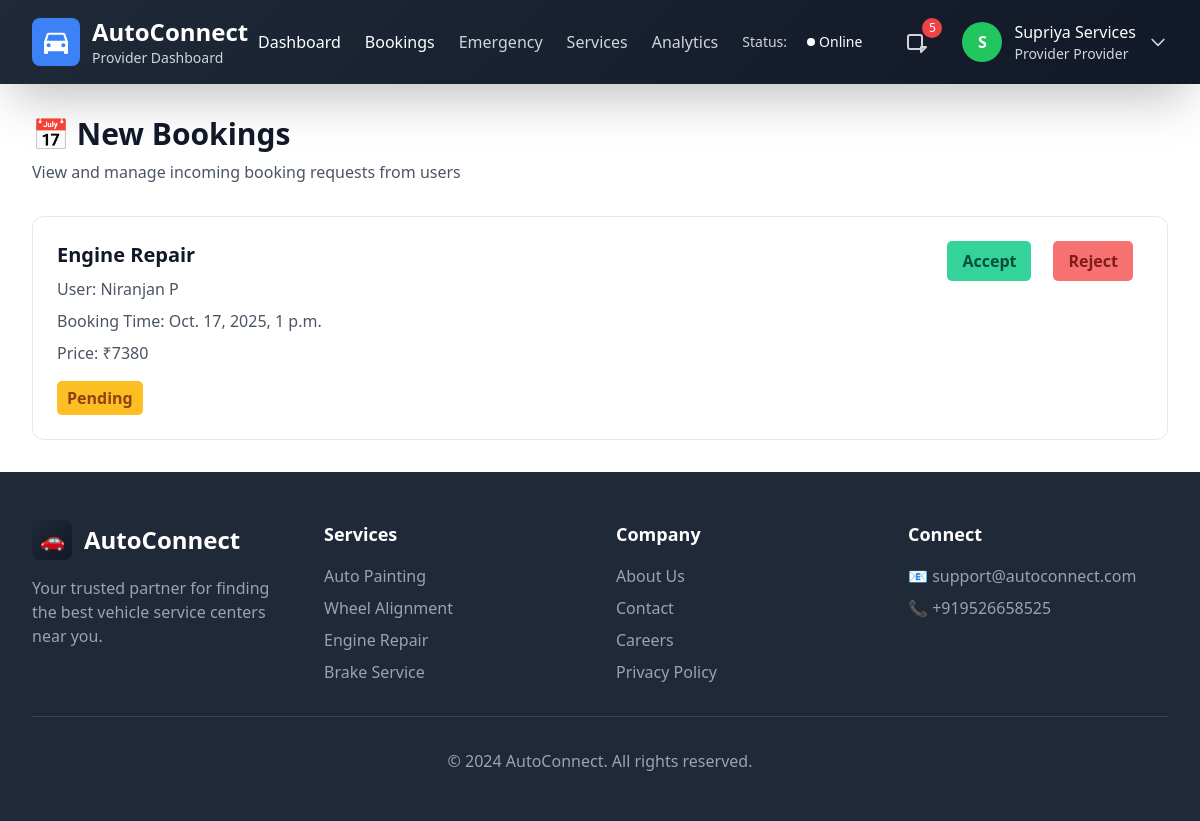
The app's page /new_requests (signed in) with its own data.
### home/models.py (models this page shows, shortened)
class User(AbstractUser):
    role = models.CharField(max_length=50, null=True, default='user')
    pass

class Booking(models.Model):
    user = models.ForeignKey(User, on_delete=models.CASCADE)
    center = models.ForeignKey(ServiceCenter, on_delete=models.CASCADE)
    service_type = models.CharField(max_length=100)
    booking_time = models.DateTimeField()
    price = models.DecimalField(max_digits=10, decimal_places=2, null=True, blank=True)
    status = models.CharField(
        max_length=20,
        choices=[('Pending', 'Pending'), ('Booked', 'Booked'), ('Completed', 'Completed'), ('Cancelled', 'Cancelled')],
        default='Pending'
    )

### home/views.py (the view)
# urls.py: path("new_requests", home.views.new_requests, name="new_requests"),
@login_required
def new_requests(request):
    center = ServiceCenter.objects.get(user=request.user)
    bookings = Booking.objects.filter(center=center, status='Pending')
    conversion_rate = 82.0
    for booking in bookings:
        booking.price_inr = float(booking.price) * conversion_rate
    return render(request, 'new_requests.html', {'bookings': bookings})

### templates/new_requests.html (shortened to what this page needs)
{% load static %}
{% load mathfilters %}
<!DOCTYPE html>
<html lang="en">
<head>
    <script src="https://cdn.tailwindcss.com"></script>
</head>
<body class="bg-white min-h-full">
    <header class="gradient-bg text-white shadow-2xl">
        <div class="max-w-7xl mx-auto px-4 sm:px-6 lg:px-8">
            <div class="flex justify-between items-center py-4">
                <div class="flex items-center space-x-3">
                    <div class="bg-blue-500 p-2 rounded-lg">
                    </div>
                    <div>
                        <h1 class="text-2xl font-bold">AutoConnect</h1>
                        <p class="text-gray-300 text-sm">Provider Dashboard</p>
                    </div>
                </div>
                <div class="flex items-center space-x-6">
                    <nav class="hidden md:flex space-x-6">
                        <a href="{% url 'provider_dashboard' %}" class="text-white hover:text-blue-300 transition-colors">Dashboard</a>
                        <a href="{% url 'new_requests' %}" class="text-white hover:text-blue-300 transition-colors">Bookings</a>
                        <a href="{% url 'provider_emergency' %}" class="text-gray-300 hover:text-white transition-colors">Emergency</a>
                        <a href="{% url 'services_provided' %}" class="text-gray-300 hover:text-white transition-colors">Services</a>
                        <a href="{% url 'service_reports' %}" class="text-gray-300 hover:text-white transition-colors">Analytics</a>
                    </nav>
                    <div class="flex items-center space-x-2">
                        <span class="text-sm text-gray-300">Status:</span>
                        <button class="status-online px-3 py-1 rounded-full text-white text-sm font-medium flex items-center space-x-1">
                            <div class="w-2 h-2 bg-white rounded-full pulse-dot"></div>
                            <span>Online</span>
                        </button>
                    </div>
                    <div class="relative">
                        <button class="relative p-2 text-gray-300 hover:text-white transition-colors">
                            <svg class="w-6 h-6" fill="none" stroke="currentColor" viewBox="0 0 24 24">
                                <path stroke-linecap="round" stroke-linejoin="round" stroke-width="2" d="M15 17h5l-5 5v-5zM4 19h10a2 2 0 002-2V7a2 2 0 00-2-2H4a2 2 0 00-2 2v10a2 2 0 002 2z"/>
                            </svg>
                            <span class="notification-badge absolute -top-1 -right-1 bg-red-500 text-white text-xs rounded-full h-5 w-5 flex items-center justify-center">5</span>
                        </button>
                    </div>
                    <div class="relative">
                        <button id="user-menu-button" class="flex items-center space-x-3 focus:outline-none">
                            <div class="w-10 h-10 bg-green-500 rounded-full flex items-center justify-center">
                                <span class="text-white font-semibold">{{ user.first_name|slice:":1"|upper }}{{ user.last_name|slice:":1"|upper }}</span>
                            </div>
                            <div class="hidden md:block text-left">
                                <p class="text-white font-medium">{{ user.first_name }} {{ user.last_name }}</p>
                                <p class="text-gray-300 text-sm">{{ user.role|title }} Provider</p>
                            </div>
                            <svg class="w-5 h-5 text-gray-300" fill="none" stroke="currentColor" viewBox="0 0 24 24">
                                <path stroke-linecap="round" stroke-linejoin="round" stroke-width="2" d="M19 9l-7 7-7-7"/>
                            </svg>
                        </button>
                    </div>
                </div>
            </div>
        </div>
    </header>
    <main class="max-w-7xl mx-auto px-4 sm:px-6 lg:px-8 py-8">
        <div class="mb-8">
            <h2 class="text-3xl font-bold text-gray-900 mb-2">📅 New Bookings</h2>
            <p class="text-gray-600">View and manage incoming booking requests from users</p>
        </div>
        <div class="space-y-6">
            {% for booking in bookings %}
            <div class="bg-white rounded-xl border border-gray-200 p-6">
                <div class="flex items-start justify-between">
                    <div class="flex-1">
                        <h3 class="text-xl font-semibold text-gray-900 mb-2">{{ booking.service_type }}</h3>
                        <p class="text-gray-600 mb-2">User: {{ booking.user.first_name }} {{ booking.user.last_name }}</p>
                        <p class="text-gray-600 mb-2">Booking Time: {{ booking.booking_time }}</p>
                        <p class="text-gray-600 mb-4">Price: ₹{{ booking.price_inr|floatformat:0 }}</p>
                        <span class="status {% if booking.status == 'Pending' %}pending{% elif booking.status == 'Booked' %}accepted{% else %}rejected{% endif %}">
                            {{ booking.status }}
                        </span>
                    </div>
                    <div class="flex space-x-3">
                        <form method="post" action="{% url 'approve_booking' booking.id %}" style="display:inline;">
                            <button type="submit" class="btn btn-accept">Accept</button>
                        </form>
                        <form method="post" action="{% url 'reject_booking' booking.id %}" style="display:inline;">
                            <button type="submit" class="btn btn-reject">Reject</button>
                        </form>
                    </div>
                </div>
            </div>
            {% empty %}
            <div class="bg-white rounded-xl border border-gray-200 p-8 text-center">
                <p class="text-gray-600">No new bookings at the moment.</p>
            </div>
            {% endfor %}
        </div>
    </main>
    <footer class="bg-gray-800 text-white py-12">
        <div class="max-w-7xl mx-auto px-4 sm:px-6 lg:px-8">
            <div class="grid md:grid-cols-4 gap-8">
                <div>
                    <div class="flex items-center mb-4">
                        <div class="w-10 h-10 gradient-bg rounded-lg flex items-center justify-center mr-3">
                            <span class="text-white font-bold text-xl">🚗</span>
                        </div>
                        <span class="text-2xl font-bold">AutoConnect</span>
                    </div>
                    <p class="text-gray-400">
                        Your trusted partner for finding the best vehicle service centers near you.
                    </p>
                </div>
                <div>
                    <h3 class="text-lg font-semibold mb-4">Services</h3>
                    <ul class="space-y-2 text-gray-400">
                        <li><a href="#" class="hover:text-white">Auto Painting</a></li>
                        <li><a href="#" class="hover:text-white">Wheel Alignment</a></li>
                        <li><a href="#" class="hover:text-white">Engine Repair</a></li>
                        <li><a href="#" class="hover:text-white">Brake Service</a></li>
                    </ul>
                </div>
                <div>
                    <h3 class="text-lg font-semibold mb-4">Company</h3>
                    <ul class="space-y-2 text-gray-400">
                        <li><a href="#" class="hover:text-white">About Us</a></li>
                        <li><a href="#" class="hover:text-white">Contact</a></li>
                        <li><a href="#" class="hover:text-white">Careers</a></li>
                        <li><a href="#" class="hover:text-white">Privacy Policy</a></li>
                    </ul>
                </div>
                <div>
                    <h3 class="text-lg font-semibold mb-4">Connect</h3>
                    <ul class="space-y-2 text-gray-400">
                        <li><a href="#" class="hover:text-white">📧 support@autoconnect.com</a></li>
                        <li><a href="#" class="hover:text-white">📞 +919526658525</a></li>
                    </ul>
                </div>
            </div>
            <div class="border-t border-gray-700 mt-8 pt-8 text-center text-gray-400">
                <p>&copy; 2024 AutoConnect. All rights reserved.</p>
            </div>
        </div>
    </footer>
</body>
</html>

### templates/new_requests.html (style rules this page uses)
body { box-sizing: border-box; }
.gradient-bg { background: linear-gradient(135deg, #1f2937 0%, #111827 100%); }
.pulse-dot { animation: pulse 2s infinite; }
.notification-badge { animation: bounce 1s infinite; }
.status { font-weight: 600; padding: 5px 10px; border-radius: 5px; display: inline-block; }
.pending { background-color: #fbbf24; color: #92400e; }
.btn { padding: 8px 15px; border: none; border-radius: 5px; cursor: pointer; font-weight: 600; margin-right: 10px; }
.btn-accept { background-color: #34d399; color: #064e3b; }
.btn-reject { background-color: #f87171; color: #7f1d1d; }

### records on screen
User: first_name "S", first_name "Supriya Services", role "Provider"
Booking: service_type "Engine Repair", user.first_name "Niranjan P", booking_time "Oct. 17, 2025, 1 p.m.", price_inr "7380", status "Pending"
